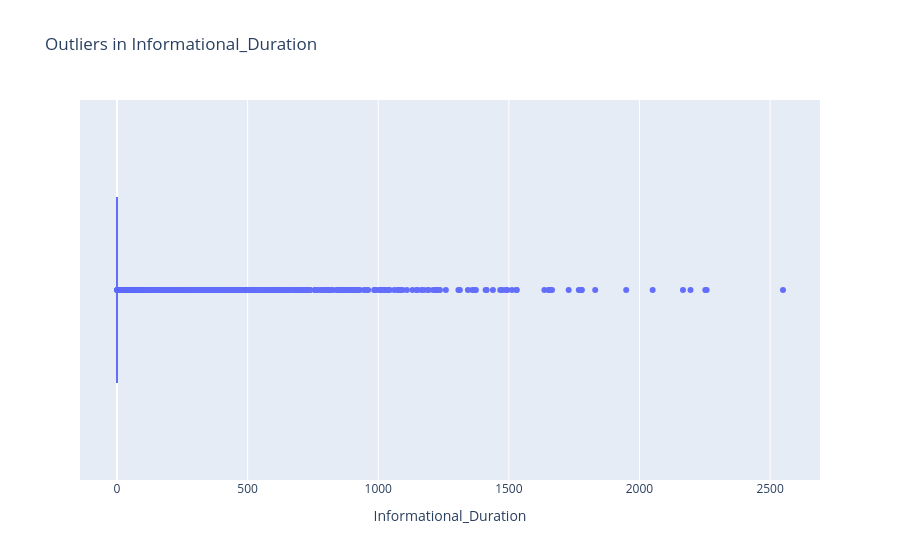

Source (notebook cell):
### Code cell
px.box(data_frame=df,x="Informational_Duration", title="Outliers in Informational_Duration")

### Figure 1 — Plotly figure (JSON) as saved in the notebook; plotly's stock layout.template omitted (floating-point values rounded to 4 significant figures; data arrays with more than 128 entries replaced by an {"elided": "..."} marker saying what was removed)
{"data": [{"alignmentgroup": "True", "hovertemplate": "Informational_Duration=%{x}<extra></extra>", "legendgroup": "", "marker": {"color": "#636efa"}, "name": "", "notched": false, "offsetgroup": "", "orientation": "h", "showlegend": false, "type": "box", "x": {"elided": "12330 float values"}, "x0": " ", "xaxis": "x", "y0": " ", "yaxis": "y"}], "layout": {"boxmode": "group", "legend": {"tracegroupgap": 0}, "title": {"text": "Outliers in Informational_Duration"}, "xaxis": {"anchor": "y", "domain": [0, 1], "title": {"text": "Informational_Duration"}}, "yaxis": {"anchor": "x", "domain": [0, 1]}}}
